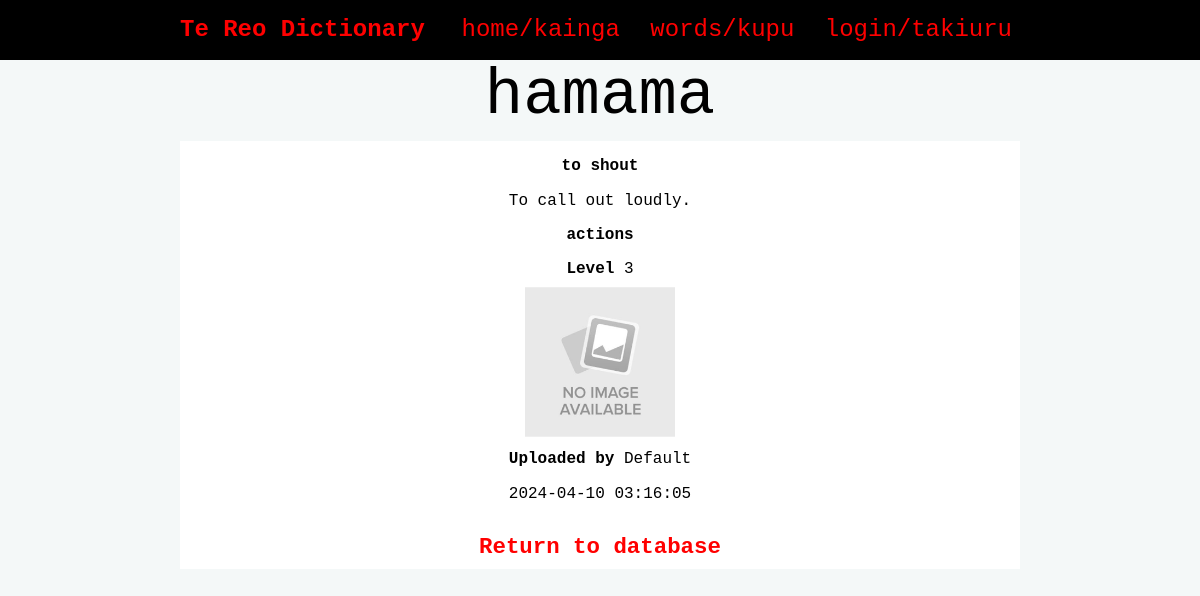
The app's page /entry/1 with its own data.
### tables this page shows
CREATE TABLE "entries"
(
    id          integer                            not null
        primary key autoincrement
        unique,
    maori       varchar(85)                        not null,
    english     varchar(40)                        not null,
    definition  varchar(300) default 'Pending',
    level       tinyint                            not null,
    image       varchar(44)  default 'noimage.png' not null,
    category_id integer                            not null
        constraint entries_category_id_fk
            references categories,
    user_id     integer      default 1
        constraint entries_user_id_fk
            references users,
    date        datetime     default current_timestamp
);

CREATE TABLE "categories"
(
    id      integer                            not null
        primary key autoincrement
        unique,
    name    varchar(20)                        not null
        unique,
    user_id integer  default 1
        constraint categories_user_id__fk
            references users,
    date    datetime default current_timestamp not null
);

CREATE TABLE "users"
(
    id       integer      not null
        primary key autoincrement
        unique,
    email    varchar(320) not null
        unique,
    password varchar(60)  not null,
    f_name   varchar(40)  not null,
    l_name   varchar(40)  not null,
    type     tinyint default 0
);

### app.py (the view)
@app.route('/entry/<entry_id>')
def render_entry(entry_id):  # renders the page for indepth information about an entry | input: id of the entry
    con = connect(DATABASE)
    cur = con.cursor()
    query = "SELECT entries.id, entries.maori, entries.english, entries.definition, entries.level, categories.name, entries.image, users.f_name, users.l_name, entries.date " \
            "FROM entries " \
            "INNER JOIN categories ON entries.category_id=categories.id " \
            "INNER JOIN users ON entries.user_id=users.id " \
            "WHERE entries.id=?"
    cur.execute(query, (entry_id,))
    entry_info = cur.fetchone()  # fetches information on the only entry which matches the entry id
    con.close()
    if not entry_info:  # if no entry with matching entry id
        return redirect("/no_results")  # output: redirect to no results
    return render_template('entry.html', entry=entry_info)  # output: renders entry.html passing on the entry info

### app.py (called while the page is built)
def connect(db_file):  # creates a connection with the database
    try:
        connection = sqlite3.connect(db_file)
        return connection
    except sqlite3.Error as e:
        print(e)
    return None

@app.context_processor
def logged_in_context_processor():  # makes the logged_in function callable in jinja
    return dict(logged_in=logged_in)

def logged_in():  # checks whether you are logged in
    if session.get("user_id"):  # if user_id exists in session tuple to determine whether you are logged in
        return True
    else:
        return False

@app.context_processor
def is_admin_context_processor():  # makes the is_admin function callable in jinja
    return dict(is_admin=is_admin)

def is_admin():  # checks whether you are an admin
    if logged_in() and session.get("type") == 1:  # checks if account type is teacher in session tuple
        return True
    else:
        return False

### templates/entry.html
{% extends "base.html" %}
{% block pageheading %}{{ entry[1] }}{% endblock %}
{% block main %}
    <div class="big-entry-box">
        <p class="entry-box-heading"><strong>{{ entry[2] }}</strong></p>
        <p class="entry-box-info">{{ entry[3] }}</p>
        <p class="entry-box-info"><strong>{{ entry[5] }}</strong></p>
        <p class="entry-box-info"><strong>Level </strong>{{ entry[4] }}</p>
        <img class="entry-box-image" src="/static/images/{{ entry[6] }}">
        <p class="entry-box-info"><strong>Uploaded by </strong>{{ entry[7] }} {{ entry[8] }}</p>
        <p class="entry-box-info">{{ entry[9] }}</p>
        <h4><a href="/database">Return to database</a></h4>
    </div>
{% endblock %}

### templates/base.html (shortened to what this page needs)
<!DOCTYPE html>
<html>
<head>
    <link rel="stylesheet" href="https://cdnjs.cloudflare.com/ajax/libs/normalize/8.0.1/normalize.css"/>
    <link href="{{ url_for('static', filename='style.css') }}" rel="stylesheet">
</head>
<body>
<nav>
    <div class="container">
        <div class="navbar-brand">Te Reo Dictionary</div>
        <div class="navbar-links">
            <a href="/">home/kainga</a>
            <a href="/database/-1">words/kupu</a>
            {% if logged_in() %}
                <a href="/logout">logout/takiputa</a>
            {% else %}
                <a href="/login">login/takiuru</a>
            {% endif %}
        </div>
    </div>
</nav>
<div class="container">
    <header>
        <h1>{% block pageheading %}{% endblock %}</h1>
    </header>
    <main>
        {% block main %}
        {% endblock %}
    </main>
</div>
</body>
</html>

### static/style.css (style rules this page uses)
:root { --red: #FF0000; --dark-red: #a00808; --white: #FFFFFF; --light-gray: #F4F8F8; --gray: #c8caca; --dark-gray: #959696; --black: #000000; }
* { font-family: 'Monaco', monospace; padding: 0; margin: 0; box-sizing: border-box; }
header { max-width: 100vw; word-wrap: break-word; }
body { background-color: var(--light-gray); }
.container { width: 70vw; margin: auto; }
.container::after { content: ""; clear: both; display: table; }
img { max-width: 100%; }
h1 { text-align: center; font-weight: 200; font-size: 4rem; margin: 0; }
h4 { font-size: 1.4rem; text-align: center; margin: 1.5rem 0 0 0; }
nav { background-color: var(--black); text-align: center; font-size: 1.5rem; padding-top: 1rem; padding-bottom: 1rem; color: var(--red); width: 100vw; }
.navbar-brand { display: inline; font-weight: 600; float: left; }
.navbar-links { display: inline; font-weight: 400; float: right; }
nav a { padding: 0 0.5rem; font-size: 1.5rem; }
a, a:visited { color: var(--red); text-decoration: none; }
.big-entry-box { text-align: center; width: 100%; background: var(--white); border: 0 solid var(--gray); color: var(--black); margin-top: 0.5rem; padding: 0.5rem; }
.entry-box-heading { padding: 0.5rem; }
.entry-box-image { height: 150px; overflow: hidden; }
.entry-box-info { padding: 0.5rem; max-width: 100%; word-wrap: break-word; }

### records on screen
entries: maori "hamama", english "to shout", definition "To call out loudly.", level "3", image (placeholder picture), date "2024-04-10 03:16:05"
categories: name "actions"
users: f_name "Default"
